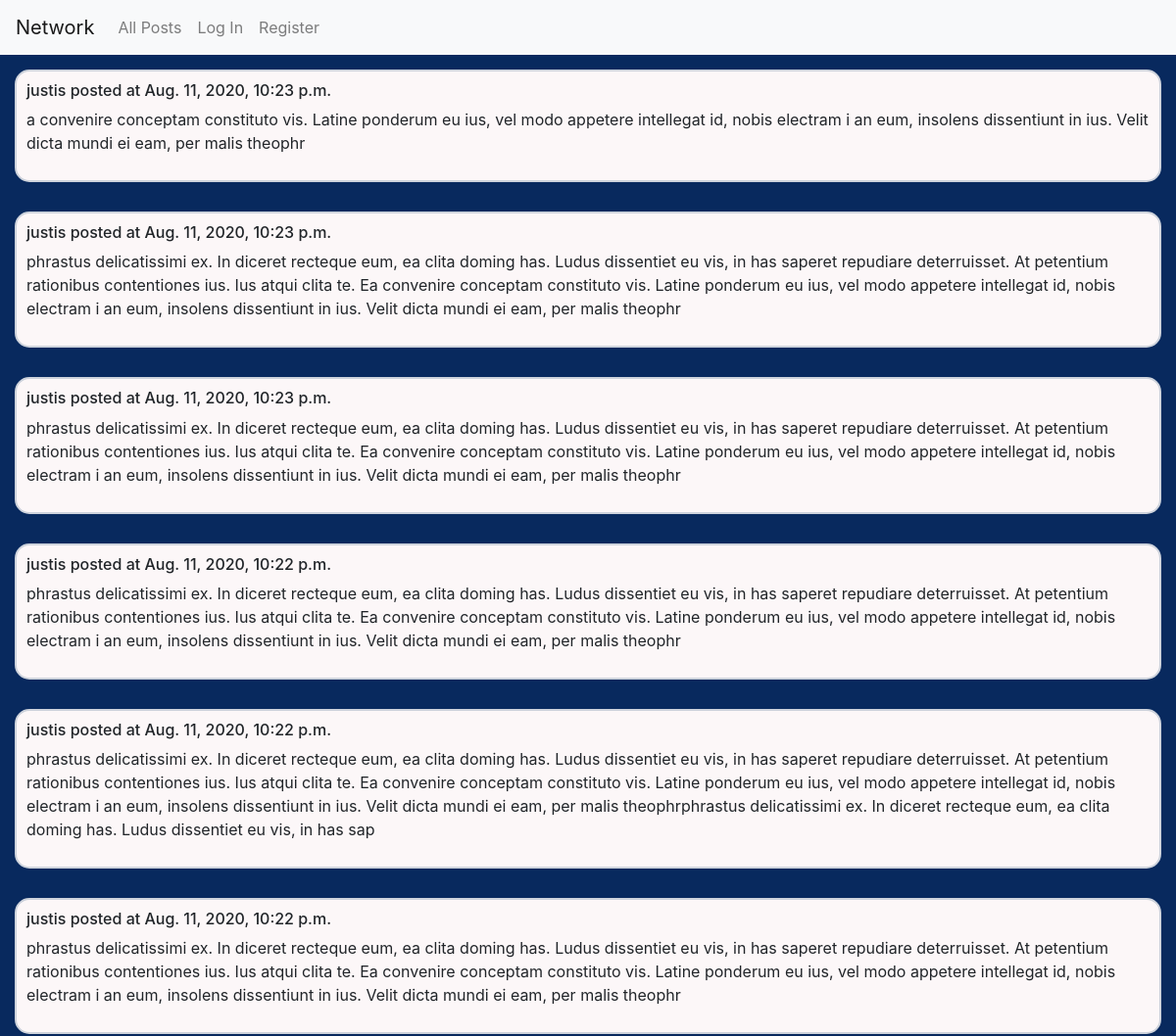
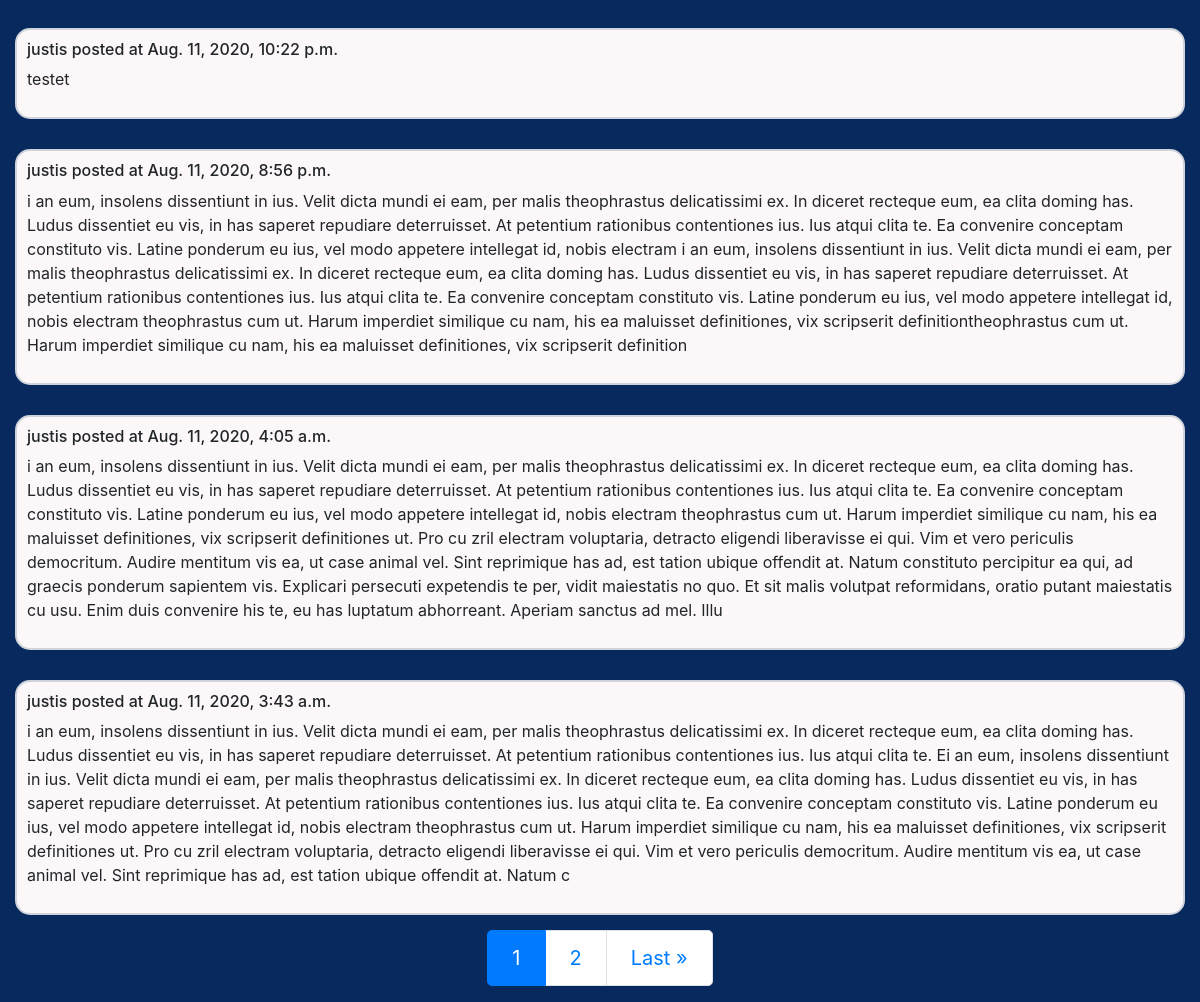
The page / on the database its author committed (2 pictures, top to bottom).
### network/models.py (models this page shows)
class Post(models.Model):
    user = models.ForeignKey(
        User,
        on_delete=models.CASCADE
    )
    date = models.DateTimeField(auto_now_add=True)
    text = models.TextField(max_length=500)
    likes = models.ManyToManyField(
        User,
        related_name='liker',
        blank=True
    )

class User(AbstractUser):
    pass

### network/views.py (the view)
# urls.py: path("", views.index, name="index"),
def index(request, message=None):
    posts = Post.objects.order_by("-date").all().annotate(num_posts=Count("likes"))
    paginator = Paginator(posts, 10) # Show 10 posts per page.
    page_number = request.GET.get("page")
    page_obj = paginator.get_page(page_number)
    return render(request, "network/index.html", {
        "page_obj": page_obj,
        "message": message
        })

### network/templates/network/index.html (shortened to what this page needs)
{% extends "network/layout.html" %}
{% block body %}
    <div class="body-container">
        <div class="post-container">
        {% for post in page_obj %}
            <div class="post" id="{{ post.id }}">
                <h6>{{ post.user }} posted at {{ post.date}}</h6>
                <p>{{ post.text }}</p>
            </div>
        {% endfor %}
            <nav class="paginator" aria-label="...">
                <ul class="pagination pagination-lg">
                    <li class="page-item active" aria-current="page">
                        <span class="page-link">
                            {{ page_obj.number }}
                        </span>
                    </li>
                    {% if page_obj.has_next %}
                        <li class="page-item"><a class="page-link" href="?page={{ page_obj.next_page_number }}">{{ page_obj.next_page_number }}</a></li>
                        <li class="page-item"><a class="page-link" href="?page={{ page_obj.paginator.num_pages }}">Last &raquo;</a></li>
                    {% endif %}
                </ul>
            </nav>
        </div>
    </div>
{% endblock %}

### network/templates/network/layout.html (shortened to what this page needs)
{% load static %}
<!DOCTYPE html>
<html lang="en">
    <head>
        <link rel="stylesheet" href="https://stackpath.bootstrapcdn.com/bootstrap/4.4.1/css/bootstrap.min.css">
        <link href="{% static 'network/styles.css' %}" rel="stylesheet">
    </head>
    <body>
        <nav class="navbar navbar-expand-lg navbar-light bg-light">
            <a class="navbar-brand" href="#">Network</a>
            <div>
              <ul class="navbar-nav mr-auto">
                <li class="nav-item">
                  <a class="nav-link" href="{% url 'index' %}">All Posts</a>
                </li>
                {% if user.is_authenticated %}
                    <li class="nav-item">
                        <a class="nav-link" href="#">Following</a>
                    </li>
                    <li class="nav-item">
                        <a class="nav-link" href="{% url 'logout' %}">Log Out</a>
                    </li>
                {% else %}
                    <li class="nav-item">
                        <a class="nav-link" href="{% url 'login' %}">Log In</a>
                    </li>
                    <li class="nav-item">
                        <a class="nav-link" href="{% url 'register' %}">Register</a>
                    </li>
                {% endif %}
              </ul>
            </div>
          </nav>
        <div class="body">
            {% block body %}
            {% endblock %}
        </div>
    </body>
</html>

### network/static/network/styles.css (style rules this page uses)
* { margin: 0; padding: 0; box-sizing: border-box; }
body { min-height: 100vh; width: 100vw; background-color: #08295E; }
p { word-wrap:break-word; }
.body-container { background-color: #08295E; display: flex; flex-direction: column; justify-content: flex-start; align-items: stretch; height: 100%; width: 100%; }
.post-container { background-color: #08295E; display: flex; flex-direction: column; justify-content: space-evenly; align-items: stretch; }
.post { background-color: #FCF7F8; border: 2px solid #CED3DC; border-radius: 15px; padding: 10px; margin: 15px; }
.paginator { align-self: center; }

### rows shown on the page
Post: user "justis", date "Aug. 11, 2020, 10:23 p.m.", text "a convenire conceptam constituto vis. Latine ponderum eu ius, vel modo appetere intellegat id, nobis electram i an eum, insolens dissentiunt in ius. Velit dicta mundi ei eam, per malis theophr"
Post: user "justis", date "Aug. 11, 2020, 10:23 p.m.", text "phrastus delicatissimi ex. In diceret recteque eum, ea clita doming has. Ludus dissentiet eu vis, in has saperet repudiare deterruisset. At petentium rationibus contentiones ius. Ius atqui clita te. Ea convenire conceptam constituto vis. Latine ponderum eu ius, vel modo appetere intellegat id, nobis electram i an eum, insolens dissentiunt in ius. Velit dicta mundi ei eam, per malis theophr"
Post: user "justis", date "Aug. 11, 2020, 10:23 p.m.", text "phrastus delicatissimi ex. In diceret recteque eum, ea clita doming has. Ludus dissentiet eu vis, in has saperet repudiare deterruisset. At petentium rationibus contentiones ius. Ius atqui clita te. Ea convenire conceptam constituto vis. Latine ponderum eu ius, vel modo appetere intellegat id, nobis electram i an eum, insolens dissentiunt in ius. Velit dicta mundi ei eam, per malis theophr"
Post: user "justis", date "Aug. 11, 2020, 10:22 p.m.", text "phrastus delicatissimi ex. In diceret recteque eum, ea clita doming has. Ludus dissentiet eu vis, in has saperet repudiare deterruisset. At petentium rationibus contentiones ius. Ius atqui clita te. Ea convenire conceptam constituto vis. Latine ponderum eu ius, vel modo appetere intellegat id, nobis electram i an eum, insolens dissentiunt in ius. Velit dicta mundi ei eam, per malis theophr"
Post: user "justis", date "Aug. 11, 2020, 10:22 p.m.", text "phrastus delicatissimi ex. In diceret recteque eum, ea clita doming has. Ludus dissentiet eu vis, in has saperet repudiare deterruisset. At petentium rationibus contentiones ius. Ius atqui clita te. Ea convenire conceptam constituto vis. Latine ponderum eu ius, vel modo appetere intellegat id, nobis electram i an eum, insolens dissentiunt in ius. Velit dicta mundi ei eam, per malis theophrphrastus delicatissimi ex. In diceret recteque eum, ea clita doming has. Ludus dissentiet eu vis, in has sap"
Post: user "justis", date "Aug. 11, 2020, 10:22 p.m.", text "phrastus delicatissimi ex. In diceret recteque eum, ea clita doming has. Ludus dissentiet eu vis, in has saperet repudiare deterruisset. At petentium rationibus contentiones ius. Ius atqui clita te. Ea convenire conceptam constituto vis. Latine ponderum eu ius, vel modo appetere intellegat id, nobis electram i an eum, insolens dissentiunt in ius. Velit dicta mundi ei eam, per malis theophr"
Post: user "justis", date "Aug. 11, 2020, 10:22 p.m.", text "testet"
Post: user "justis", date "Aug. 11, 2020, 8:56 p.m.", text "i an eum, insolens dissentiunt in ius. Velit dicta mundi ei eam, per malis theophrastus delicatissimi ex. In diceret recteque eum, ea clita doming has. Ludus dissentiet eu vis, in has saperet repudiare deterruisset. At petentium rationibus contentiones ius. Ius atqui clita te. Ea convenire conceptam constituto vis. Latine ponderum eu ius, vel modo appetere intellegat id, nobis electram i an eum, insolens dissentiunt in ius. Velit dicta mundi ei eam, per malis theophrastus delicatissimi ex. In diceret recteque eum, ea clita doming has. Ludus dissentiet eu vis, in has saperet repudiare deterruisset. At petentium rationibus contentiones ius. Ius atqui clita te. Ea convenire conceptam…"
Post: user "justis", date "Aug. 11, 2020, 4:05 a.m.", text "i an eum, insolens dissentiunt in ius. Velit dicta mundi ei eam, per malis theophrastus delicatissimi ex. In diceret recteque eum, ea clita doming has. Ludus dissentiet eu vis, in has saperet repudiare deterruisset. At petentium rationibus contentiones ius. Ius atqui clita te. Ea convenire conceptam constituto vis. Latine ponderum eu ius, vel modo appetere intellegat id, nobis electram theophrastus cum ut. Harum imperdiet similique cu nam, his ea maluisset definitiones, vix scripserit definitiones ut. Pro cu zril electram voluptaria, detracto eligendi liberavisse ei qui. Vim et vero periculis democritum. Audire mentitum vis ea, ut case animal vel. Sint reprimique has ad, est tation ubique…"
Post: user "justis", date "Aug. 11, 2020, 3:43 a.m.", text "i an eum, insolens dissentiunt in ius. Velit dicta mundi ei eam, per malis theophrastus delicatissimi ex. In diceret recteque eum, ea clita doming has. Ludus dissentiet eu vis, in has saperet repudiare deterruisset. At petentium rationibus contentiones ius. Ius atqui clita te. Ei an eum, insolens dissentiunt in ius. Velit dicta mundi ei eam, per malis theophrastus delicatissimi ex. In diceret recteque eum, ea clita doming has. Ludus dissentiet eu vis, in has saperet repudiare deterruisset. At petentium rationibus contentiones ius. Ius atqui clita te. Ea convenire conceptam constituto vis. Latine ponderum eu ius, vel modo appetere intellegat id, nobis electram theophrastus cum ut. Harum…"

### other values the page prints
{{ page_obj.number }} "1"
{{ page_obj.next_page_number }} "2"
